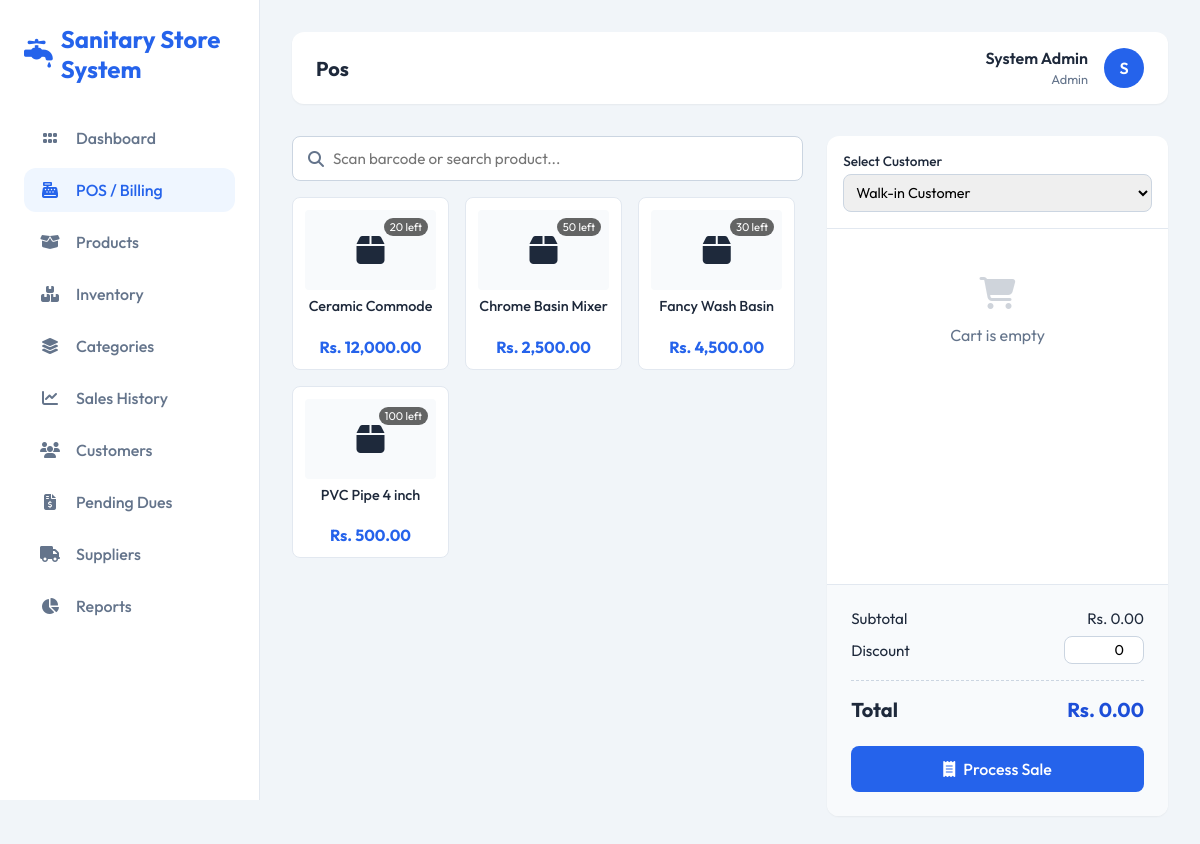
Page /pos.php on the earlier database version.
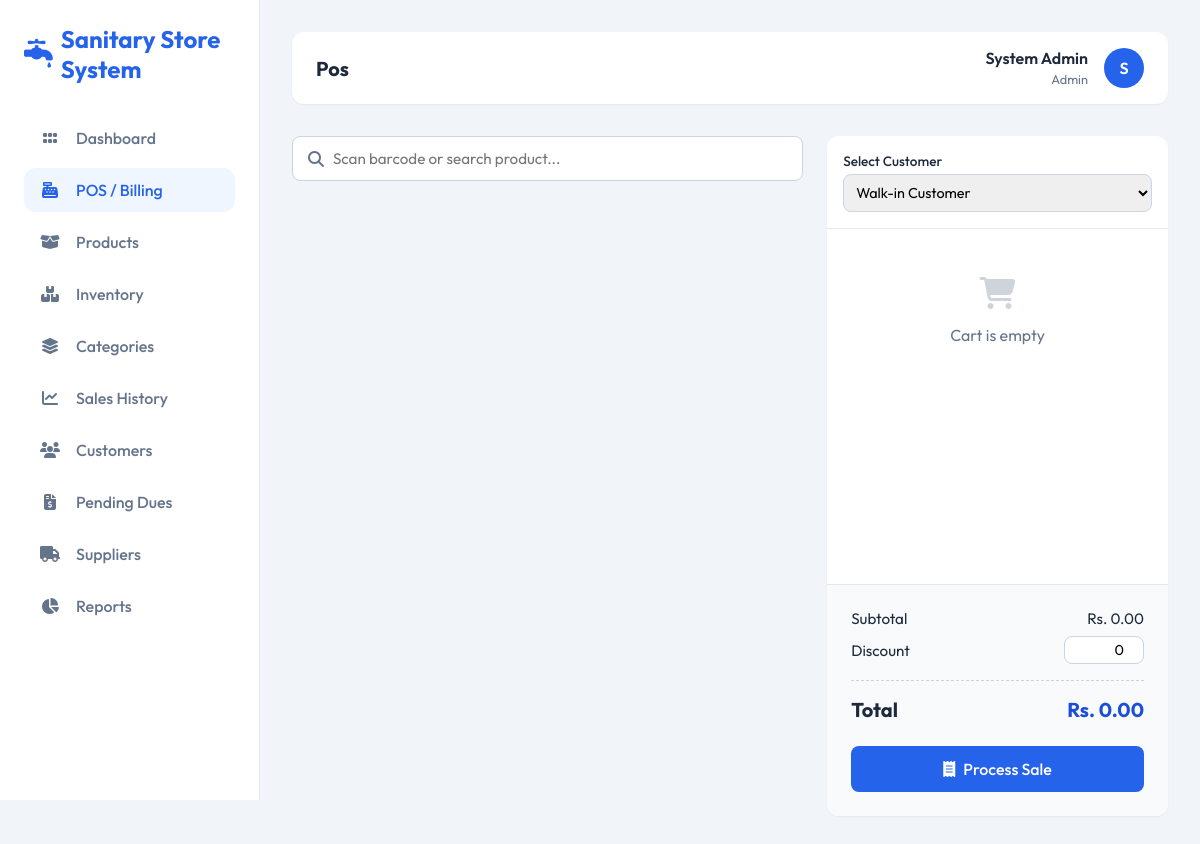
Same page on the later database version.
### tables this page shows
CREATE TABLE IF NOT EXISTS products (
    id INT AUTO_INCREMENT PRIMARY KEY,
    name VARCHAR(200) NOT NULL,
    top_list VARCHAR(50) DEFAULT 'sanitary',  
    category_id INT,
    brand VARCHAR(100),
    color VARCHAR(50),
    size VARCHAR(50),
    type VARCHAR(50),  
    cost_price DECIMAL(10, 2) DEFAULT 0,  
    price DECIMAL(10, 2) NOT NULL,
    quantity INT DEFAULT 0,
    warranty VARCHAR(100),
    image VARCHAR(255),
    created_at TIMESTAMP DEFAULT CURRENT_TIMESTAMP,
    FOREIGN KEY (category_id) REFERENCES categories(id) ON DELETE SET NULL
);

### includes/config.php (called while the page is built, shortened)
<?php
function formatPrice($price) {
    return 'Rs. ' . number_format($price, 2);
}
?>

### pos.php (the view, shortened to what this page needs)
<?php
include 'includes/header.php';
$products_sql = "SELECT * FROM products WHERE quantity > 0 ORDER BY name ASC";
$products_result = $conn->query($products_sql);
$products = [];
while ($row = $products_result->fetch_assoc()) {
    $products[] = $row;
}
?>
<div class="pos-container">
    <div style="display: flex; flex-direction: column;">
        <div class="search-bar">
            <i class="fa-solid fa-magnifying-glass search-icon"></i>
            <input type="text" id="productSearch" class="form-control search-input" placeholder="Scan barcode or search product..." onkeyup="filterProducts()">
        </div>
        <div class="product-grid" id="productGrid">
            <?php foreach ($products as $p): ?>
                <div class="product-card" onclick='addToCart(<?= json_encode($p) ?>)' data-name="<?= strtolower($p['name']) ?> <?= strtolower($p['brand']) ?>">
                    <div style="position: relative;">
                        <?php if ($p['image']): ?>
                            <img src="uploads/<?= htmlspecialchars($p['image']) ?>" class="product-img">
                        <?php else: ?>
                            <div class="product-img" style="display: flex; align-items: center; justify-content: center;">
                                <i class="fa-solid fa-box text-light fa-2x"></i>
                            </div>
                        <?php endif; ?>
                        <span class="stock-badge"><?= $p['quantity'] ?> left</span>
                    </div>
                    <div style="font-weight: 500; font-size: 0.9rem; line-height: 1.2; height: 2.4em; overflow: hidden;"><?= htmlspecialchars($p['name']) ?></div>
                    <div class="product-price"><?= formatPrice($p['price']) ?></div>
                </div>
            <?php endforeach; ?>
        </div>
    </div>
    <div class="cart-section">
        <div class="cart-header">
            <div class="form-group" style="margin-bottom: 0;">
                <label style="font-size: 0.85rem; margin-bottom: 0.25rem;">Select Customer</label>
                <select id="customerSelect" class="form-control" style="font-size: 0.9rem; padding: 0.5rem;">
                    <option value="">Walk-in Customer</option>
                </select>
            </div>
        </div>
        <div class="cart-items" id="cartItems">
            <div style="text-align: center; color: var(--text-light); margin-top: 2rem;">
                <i class="fa-solid fa-cart-shopping fa-2x" style="margin-bottom: 1rem; opacity: 0.3;"></i>
                <p>Cart is empty</p>
            </div>
        </div>
        <div class="cart-footer">
            <div class="summary-row">
                <span>Subtotal</span>
                <span id="subtotalDisplay">Rs. 0.00</span>
            </div>
            <div class="summary-row" style="align-items: center;">
                <span>Discount</span>
                <input type="number" id="discountInput" class="form-control" style="width: 80px; padding: 0.25rem; font-size: 0.9rem; text-align: right;" value="0" oninput="renderCart()">
            </div>
            <div class="summary-row total-row">
                <span>Total</span>
                <span id="totalDisplay" style="color: var(--primary-dark);">Rs. 0.00</span>
            </div>
            <button onclick="processSale()" id="checkoutBtn" class="btn btn-primary" style="width: 100%; margin-top: 1rem; font-size: 1rem; padding: 0.8rem;" disabled>
                <i class="fa-solid fa-receipt"></i> Process Sale
            </button>
        </div>
    </div>
</div>
<?php include 'includes/footer.php'; ?>

Differences in the rows shown:
no longer on this page (row edited): products: quantity "20", name "Ceramic Commode", price "Rs. 12,000.00"
no longer on this page (row edited): products: quantity "50", name "Chrome Basin Mixer", price "Rs. 2,500.00"
no longer on this page (row edited): products: quantity "30", name "Fancy Wash Basin", price "Rs. 4,500.00"
no longer on this page (row edited): products: quantity "100", name "PVC Pipe 4 inch", price "Rs. 500.00"
